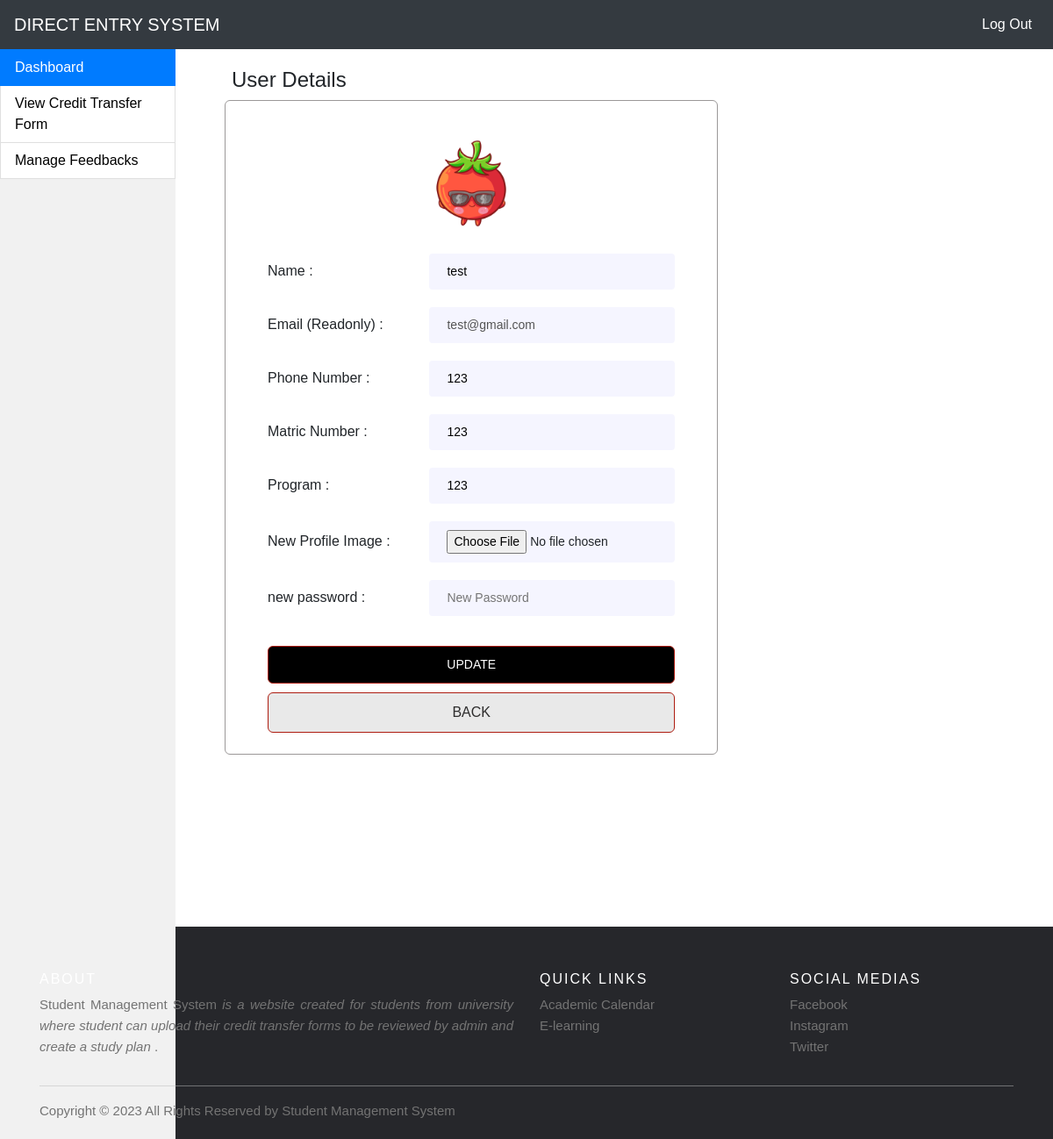
Page /admin-userdetails.php?id=1 on the committed database.
### tables this page shows
CREATE TABLE `student_signup` (
  `id` int(11) NOT NULL,
  `name` varchar(255) NOT NULL,
  `email` varchar(255) NOT NULL,
  `matric_number` varchar(9) NOT NULL,
  `phone_number` int(10) NOT NULL,
  `program` varchar(255) NOT NULL,
  `password` varchar(255) NOT NULL,
  `image` varchar(255) DEFAULT NULL
);

### admin-userdetails.php (the view, shortened to what this page needs)
<?php
include 'config.php';
if(isset($_GET['id'])){
  $user_id = $_GET['id'];
}else{
  echo "<script>alert('Please select a user');</script>";
  echo "<script>window.location.href='admin-dashboard.php';</script>";
}
?>
<!DOCTYPE html>
<html lang="en">
    <head>
        <link rel="stylesheet" href="https://maxcdn.bootstrapcdn.com/bootstrap/4.5.2/css/bootstrap.min.css">
        <link rel="stylesheet" href="css/style.css">
    </head>
<body>
<header>
    <nav class="navbar navbar-expand-lg navbar-dark bg-dark">
      <a class="navbar-brand" href="admin-dashboard.php">DIRECT ENTRY SYSTEM</a>
      <div class="collapse navbar-collapse" id="navbarNav">
        <ul class="navbar-nav">
          <li class="nav-item active">
            <a class="nav-link" href="logout.php">Log Out</a>
          </li>
        </ul>
      </div>
    </nav>
</header>
<div class="sidebar">
      <a href="admin-dashboard.php" class="list-group-item list-group-item-action py-2 ripple active">Dashboard</a>
      <a href="admin-viewform.php" class="list-group-item list-group-item-action py-2 ripple">View Credit Transfer Form</a>
      <a href="admin-feedback.php" class="list-group-item list-group-item-action py-2 ripple">Manage Feedbacks</a>
    </div>
<div class="content">
    <div class="update-profile">
           <?php
              $select = mysqli_query($conn, "SELECT * FROM student_signup WHERE id = '$user_id'") or die('query failed');
              if(mysqli_num_rows($select) > 0){
                 $fetch = mysqli_fetch_assoc($select);
              }
           ?>
           <div class="gap"></div>
           <h4 class="mb-2 ml-5">User Details</h4>
           <div class="profile-card mt-0">
             <form action="" method="post" enctype="multipart/form-data">
                <div class="center">
                <?php
                   if($fetch['image'] == ''){
                      echo '<img src="images/default-avatar.jpg">';
                   }else{
                      echo '<img src="uploaded_img/'.$fetch['image'].'">';
                   }
                ?>
                </div>
                <div class="flex">
                   <div class="inputBox">
                      <div>
                        <label>Name :</label>
                        <input type="text" name="update_name" value="<?php echo $fetch['name']; ?>" class="box" required>
                      </div>
                      <div>
                        <label>Email (Readonly) :</label>
                        <input type="email" name="update_email" value="<?php echo $fetch['email']; ?>" class="box" disabled>
                      </div>
                      <div>
                        <label>Phone Number :</label>
                        <input type="number" name="update_phone-number" value="<?php echo $fetch['phone_number']; ?>" class="box" required>
                      </div>
                      <div>
                        <label>Matric Number :</label>
                        <input type="text" name="update_matric-number" value="<?php echo $fetch['matric_number']; ?>" class="box" required>
                      </div>
                      <div>
                        <label>Program :</label>
                        <input type="text" name="update_program" value="<?php echo $fetch['program']; ?>" class="box" required>
                      </div>
                      <div>
                        <label>New Profile Image :</label>
                        <input type="file" name="update_image" accept="image/jpg, image/jpeg, image/png" class="box">
                      </div>
                      <div>
                          <label>new password :</label>
                          <input type="password" name="new_pass" placeholder="New Password" class="box">
                      </div>
                   </div>
                </div>
                <input type="submit" value="Update" name="update_profile" class="btn btn-submit mt-4">
                <a class="btn btn-back" href="admin-dashboard.php">Back</a>
             </form>
           </div>
           <div class="gap"></div>
        </div>
</div>
 <footer class="site-footer">
  <div class="container">
    <div class="row">
      <div class="col-sm-12 col-md-6">
        <h6>About</h6>
        <p class="text-justify">Student Management System <i>is a website created for students from university where student can upload their credit transfer forms to be reviewed by admin
            and create a study plan </i> .</p>
      </div>
      <div class="col-xs-6 col-md-3">
        <h6>Quick Links</h6>
        <ul class="footer-links">
          <li><a href="#">Academic Calendar</a></li>
          <li><a href="#">E-learning</a></li>
        </ul>
      </div>
      <div class="col-xs-6 col-md-3">
        <h6>Social Medias</h6>
        <ul class="footer-links">
          <li><a href="https://www.facebook.com/">Facebook</a></li>
          <li><a href="https://www.instagram.com/">Instagram</a></li>
          <li><a href="https://twitter.com/">Twitter</a></li>
        </ul>
      </div>
    </div>
    <hr>
  </div>
  <div class="container">
    <div class="row">
      <div class="col-md-8 col-sm-6 col-xs-12">
        <p class="copyright-text">Copyright &copy; 2023 All Rights Reserved by Student Management System
        </p>
      </div>
    </div>
  </div>
</footer>
</html>

### css/style.css (style rules this page uses)
html { scroll-behavior: smooth; }
body, html { margin: 0; padding: 0; font-family: 'Poppins', sans-serif; }
* { box-sizing: border-box; }
button, input, select { outline: none; font-family: 'Poppins', sans-serif; }
button, .btn, select { cursor: pointer; }
img { max-width: 100%; }
.btn, button, .actionbg, input { border-radius: 4px; -webkit-border-radius: 4px; -moz-border-radius: 4px; -o-border-radius: 4px; -ms-border-radius: 4px; }
.sidebar { margin: 0; padding: 0; width: 200px; background-color: #f1f1f1; position: fixed; height: 100%; overflow: auto; }
.sidebar a { display: block; color: black; padding: 16px; text-decoration: none; }
div.content { margin-left: 200px; padding: 1px 16px; height: 1000px; }
.site-footer { background-color:#26272b; padding:45px 0 20px; font-size:15px; line-height:24px; color:#737373; }
.site-footer hr { border-top-color:#bbb; opacity:0.5 }
.site-footer h6 { color:#fff; font-size:16px; text-transform:uppercase; margin-top:5px; letter-spacing:2px }
.site-footer a { color:#737373; }
.footer-links { padding-left:0; list-style:none }
.footer-links li { display:block }
.footer-links a { color:#737373 }
.copyright-text { margin:0 }
body { background: white }
* { margin: 0; padding: 0; box-sizing: boarder-box; font-family: 'poppins', sans-serif; }
form { background: #fff; display: flex; flex-direction: column; padding: 2vw 4vw; width: 90%; max-width: 600px; border-radius: 10px; }
form input, form textarea { border: 0; margin: 10px 0; padding: 20px; outline: none; background: #f5f5ff; font-size: 16px; }
.navbar-nav { margin-left: auto; }

### admin-userdetails.php (style rules this page uses)
.update-profile img { width: 100px; }
.profile-card { border-radius: 6px; border: 1px solid #9b9898; width: fit-content; margin: 40px 40px; }
.profile-card form { width: 100%; }
.profile-card form img { margin-bottom: 20px; margin-top: 20px; }
.profile-card form .btn-submit { background-color: #000; border-radius: 6px; padding: 10px 20px; color: #fff; text-transform: uppercase; font-weight: 500; }
.profile-card form .btn-back { background-color: #e9e9e9; border-radius: 6px; padding: 10px 20px; color: #2e2d2d; text-transform: uppercase; font-weight: 500; }
.profile-card form input { border-radius: 4px; padding: 10px 20px; font-size: 14px; }
.center { text-align: center; }
.gap { height: 20px; }
.inputBox label { width: 180px; }
.inputBox input { width: 280px; }
.btn { background: #AD1C10; border-color: #AD1C10 ; color: #fff; }

### rows in the picture
student_signup: image (picture), update_name "test", update_email "test@gmail.com", update_phone-number "123", update_matric-number "123", update_program "123"
